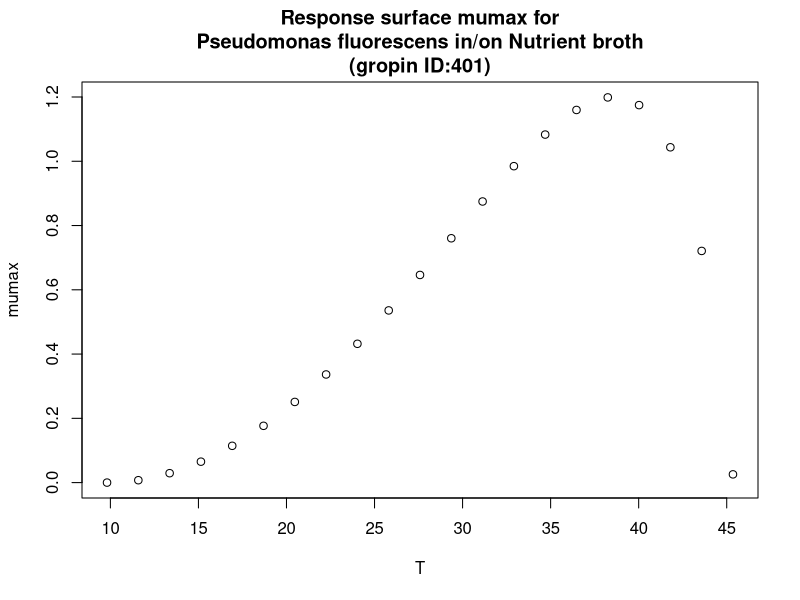

R code for this plot:
#############################
# start of Parameter script
#############################
T <- seq(9.8098,45.3546453546454,length.out=21)
#############################
# end of Parameter script
#############################
############################# 
# start of Model script Gropin ID 401 
#############################
 
# constant coefficients for this model
 
variables <- data.frame(T)
argumentsPar <- expand.grid(variables)
 
# heart of the model
response_surface <- function(T) {
   mumax <-(1.2*(T-45.4)*((T-9.8)^2))/((38.6-9.8)*((38.6-9.8)*(T-38.6)-(38.6-45.4)*(38.6+9.8-2*T)))

return(mumax=mumax)
} 

# output parameters
responseSurface <- cbind(argumentsPar,response_surface(argumentsPar['T']))
colnames(responseSurface) <- c(colnames(argumentsPar),'mumax')
#############################
# End of Model script
#############################
############################# 
# start of Visualisation script Gropin ID 401 
#############################
plot(T,responseSurface$'mumax',xlab='T',
                          ylab='mumax',main='Response surface mumax for
Pseudomonas fluorescens in/on Nutrient broth
(gropin ID:401)')
#############################
# End of Visualisation script
#############################
